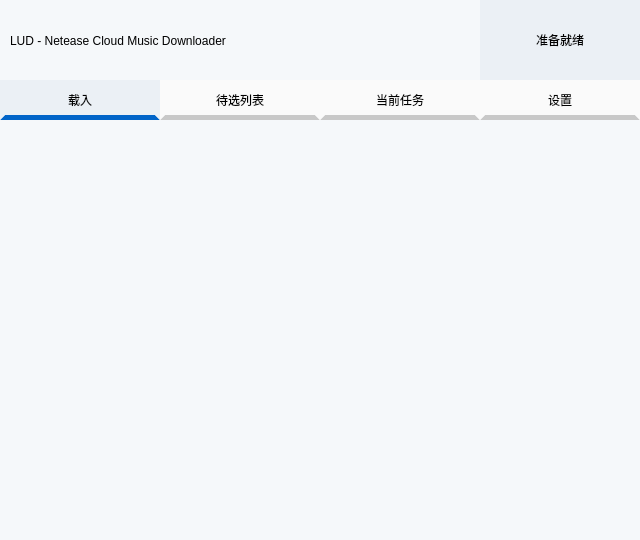
<?xml version="1.0" encoding="UTF-8"?>
<ui version="4.0">
 <class>mainWindowClass</class>
 <widget class="QWidget" name="mainWindowClass">
  <property name="geometry">
   <rect>
    <x>0</x>
    <y>0</y>
    <width>640</width>
    <height>540</height>
   </rect>
  </property>
  <property name="minimumSize">
   <size>
    <width>640</width>
    <height>540</height>
   </size>
  </property>
  <property name="maximumSize">
   <size>
    <width>640</width>
    <height>540</height>
   </size>
  </property>
  <property name="windowTitle">
   <string>mainWindow</string>
  </property>
  <property name="styleSheet">
   <string notr="true">background-color: #f5f8fa;
font: 11pt &quot;微软雅黑&quot;;</string>
  </property>
  <widget class="QWidget" name="widget_mainMenu" native="true">
   <property name="geometry">
    <rect>
     <x>0</x>
     <y>70</y>
     <width>640</width>
     <height>50</height>
    </rect>
   </property>
   <property name="styleSheet">
    <string notr="true">QPushButton 
{
	color: #000000;
	background-color: #fafafa;
	border-width: 5px;
	border-color: #fafafa;
	border-bottom-color: #c8c8c8;
	border-style: solid;
	border-radius: 0px;
}

QPushButton:disabled 
{
	color: #0a0a0a;
	background-color: #f0f0f0;
	border-width: 5px;
	border-color: #f0f0f0;
	border-bottom-color: #c8c8c8;
}

QPushButton:hover
{
	background-color:#f5f8fa ;
	border-color: #f5f8fa;
	border-bottom-color: #c8c8c8;
}
QPushButton:focus
 {
	background-color: #ebf0f5;
	border-color: #ebf0f5;
	border-bottom-color: #c8c8c8;
}

QPushButton:pressed 
{
	background-color: #ebf0f5;
	border-color: #ebf0f5;
	border-bottom-color: #c8c8c8;
}

QPushButton:checked {
	background-color: #ebf0f5;
	border-color: #ebf0f5;
	border-bottom-color: #0064c8;
}</string>
   </property>
   <widget class="QPushButton" name="btn_mainMenu_load">
    <property name="enabled">
     <bool>true</bool>
    </property>
    <property name="geometry">
     <rect>
      <x>0</x>
      <y>10</y>
      <width>160</width>
      <height>40</height>
     </rect>
    </property>
    <property name="styleSheet">
     <string notr="true"/>
    </property>
    <property name="text">
     <string>载入</string>
    </property>
    <property name="checkable">
     <bool>true</bool>
    </property>
    <property name="checked">
     <bool>true</bool>
    </property>
    <property name="autoRepeat">
     <bool>false</bool>
    </property>
    <property name="autoExclusive">
     <bool>true</bool>
    </property>
   </widget>
   <widget class="QPushButton" name="btn_mainMenu_list">
    <property name="geometry">
     <rect>
      <x>160</x>
      <y>10</y>
      <width>160</width>
      <height>40</height>
     </rect>
    </property>
    <property name="text">
     <string>待选列表</string>
    </property>
    <property name="checkable">
     <bool>true</bool>
    </property>
    <property name="autoExclusive">
     <bool>true</bool>
    </property>
   </widget>
   <widget class="QPushButton" name="btn_mainMenu_workList">
    <property name="geometry">
     <rect>
      <x>320</x>
      <y>10</y>
      <width>160</width>
      <height>40</height>
     </rect>
    </property>
    <property name="text">
     <string>当前任务</string>
    </property>
    <property name="checkable">
     <bool>true</bool>
    </property>
    <property name="autoExclusive">
     <bool>true</bool>
    </property>
   </widget>
   <widget class="QPushButton" name="btn_mainMenu_settings">
    <property name="geometry">
     <rect>
      <x>480</x>
      <y>10</y>
      <width>160</width>
      <height>40</height>
     </rect>
    </property>
    <property name="text">
     <string>设置</string>
    </property>
    <property name="checkable">
     <bool>true</bool>
    </property>
    <property name="autoExclusive">
     <bool>true</bool>
    </property>
   </widget>
  </widget>
  <widget class="QLabel" name="text_mainTitle">
   <property name="geometry">
    <rect>
     <x>10</x>
     <y>20</y>
     <width>441</width>
     <height>41</height>
    </rect>
   </property>
   <property name="styleSheet">
    <string notr="true">font: 700 14pt &quot;微软雅黑&quot;;</string>
   </property>
   <property name="text">
    <string>LUD - Netease Cloud Music Downloader</string>
   </property>
  </widget>
  <widget class="QLabel" name="text_state">
   <property name="geometry">
    <rect>
     <x>480</x>
     <y>0</y>
     <width>160</width>
     <height>80</height>
    </rect>
   </property>
   <property name="styleSheet">
    <string notr="true">background-color: #ebf0f5;
font: 14pt &quot;微软雅黑&quot;;</string>
   </property>
   <property name="text">
    <string>准备就绪</string>
   </property>
   <property name="alignment">
    <set>Qt::AlignCenter</set>
   </property>
  </widget>
  <widget class="QWidget" name="widget_workWidget" native="true">
   <property name="enabled">
    <bool>true</bool>
   </property>
   <property name="geometry">
    <rect>
     <x>0</x>
     <y>120</y>
     <width>640</width>
     <height>401</height>
    </rect>
   </property>
  </widget>
 </widget>
 <layoutdefault spacing="6" margin="11"/>
 <resources>
  <include location="LUD.qrc"/>
 </resources>
 <connections/>
</ui>
